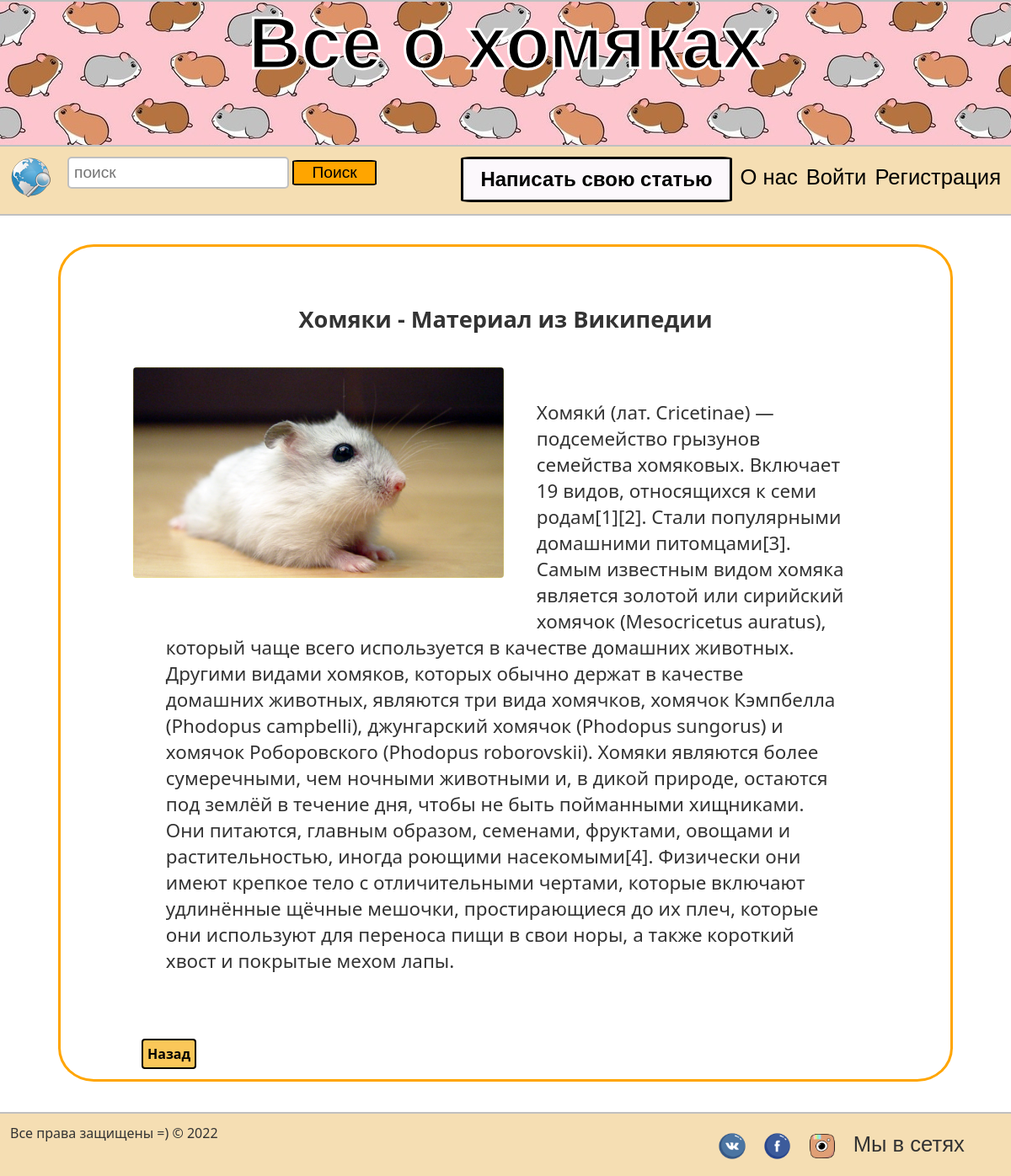
Page /blog/wiki_hamsters/ on the committed database.
### myblog/models.py (models this page shows, shortened)
class Post(models.Model):
    title = models.CharField(max_length=200)
    url = models.SlugField(null=False, unique=True)
    content = models.TextField()
    image = models.ImageField()
    created_at = models.DateField(default=timezone.now)
    author = models.ForeignKey(User, on_delete=models.CASCADE)

### myblog/views.py (the view)
# urls.py: path('blog/<slug>/', PostDetailView.as_view(), name='post_detail'),
class PostDetailView(View):
    def get(self, request, slug, *args, **kwargs):
        post = get_object_or_404(Post, url=slug)
        return render(request, 'myblog/post_detail.html', context={'post': post})

### myblog/templates/myblog/post_detail.html (shortened to what this page needs)
{% extends './base.html' %}
{% load static %}
{% block content %}
    <div class="post_detail">
		<h4>{{ post.title }}</h4>
        <img src="{{ post.image.url }}">
		<p>{{ post.content }}</p>
		<a href="{% url 'index' %}">Назад</a>
	</div>
{% endblock %}

### myblog/static/css/style.css (style rules this page uses)
* { margin: 0; padding: 0; outline: none; }
html { height: 100%; }
body { width: 100%; height: 100%; color: #333; background-color: f7f7f7; font-size: 1em; font-family: "Segoe UI", sans-serif; }
a { color: black; text-decoration: none; transition: all.6s ease; -moz-transition: all.6s ease; }
.post_detail { border: 3px solid orange; border-radius: 4%; width: 80%; margin-left: auto; margin-right: auto; margin-top: 3%; margin-bottom: 3%; min-height: auto; padding: 4%; }
.post_detail h4 { font-size: 1.7em; text-align: center; margin-top: 2%; }
.post_detail img { width: 440px; height: 250px; border-radius: 4px 4px 4px 4px; margin: 4%; float: left; }
.post_detail p { font-size: 1.4em; font-family: "Segoe UI", sans-serif; margin: 2%; padding: 6%; }
.post_detail a { padding: 5px; background-color: #FAC759; margin-left: 5%; border-radius: 4px; float: left; margin-bottom: 5%; font-weight: bold; border: 2px solid #FAC759; border: 2px solid black; }

### rows in the picture
Post: title "Хомяки - Материал из Википедии", image (picture), content "Хомяки́ (лат. Cricetinae) — подсемейство грызунов семейства хомяковых. Включает 19 видов, относящихся к семи родам[1][2]. Стали популярными домашними питомцами[3]. Самым известным видом хомяка является золотой или сирийский хомячок (Mesocricetus auratus), который чаще всего используется в качестве домашних животных. Другими видами хомяков, которых обычно держат в качестве домашних животных, являются три вида хомячков, хомячок Кэмпбелла (Phodopus campbelli), джунгарский хомячок (Phodopus sungorus) и хомячок Роборовского (Phodopus roborovskii). Хомяки являются более сумеречными, чем ночными животными и, в дикой природе, остаются под землёй в течение дня, чтобы не быть пойманными хищниками.…"
